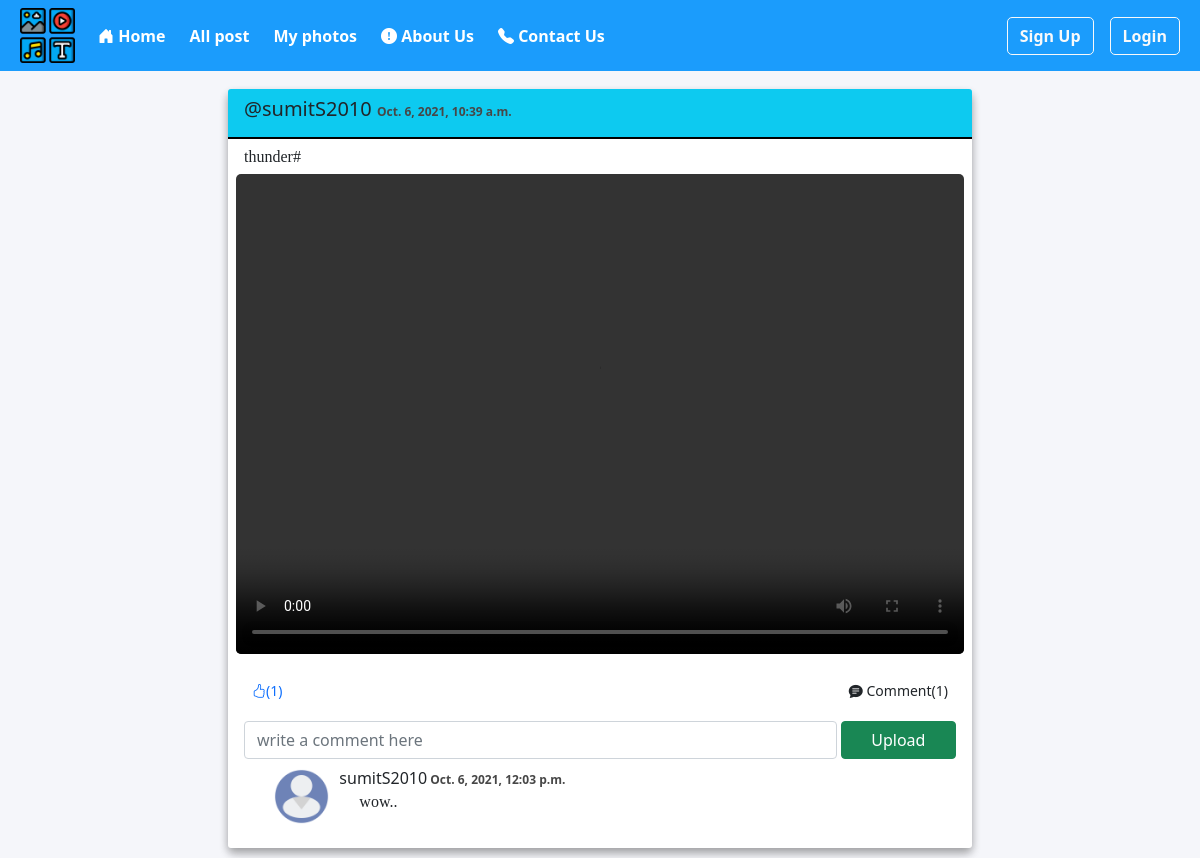
The page /videos/1/ on the database its author committed.
### videos/models.py (models this page shows, shortened)
class Postvideos(models.Model):
    user = models.ForeignKey(User, on_delete=models.CASCADE, null=True, blank=True)
    about_video = models.CharField(max_length=1000,blank=True)
    video = models.FileField(upload_to='videos/',default='')
    video_post_time = models.DateTimeField(null=True, auto_now_add=True)
    like_video = models.ManyToManyField(User,blank=True,related_name='like_video')
    def likecount(self):
        return self.like_video.count()
    class Meta:
        ordering = ("-video_post_time",)

class videoComment(models.Model):
    post = models.ForeignKey(Postvideos, on_delete=models.CASCADE)
    user = models.ForeignKey(User, on_delete=models.CASCADE)
    comment = models.TextField()
    comment_time = models.DateTimeField(null=True, auto_now_add=True)

### videos/views.py (the view)
# urls.py: path('<int:pk>/', views.videodetail, name='video-detail'),
def videodetail(request, pk):
    post = Postvideos.objects.get(pk=pk)
    comments = videoComment.objects.filter(post=post)
    is_liked=False
    if post.like_video.filter(id=request.user.id).exists():
        is_liked=True
    else:
        is_liked=False
    context3 = {'post': post,'comments': comments, 'user': request.user, 'is_liked':is_liked, 'total_likes':post.likecount()}
    return render(request, "videos/videos_detail.html", context3)

### templates/videos/videos_detail.html (shortened to what this page needs)
{% extends 'base_template.html' %}
{% load static %}
{% block navigation_link %}
<a class="nav-link" href="{% url 'videos:videos_home' %}">All post</a>
<a class="nav-link" href="{% url 'videos:my_videos' %}">My photos</a>
{% endblock%}
{% block body %}
<div class="container">
	<div class="row g-2">
		<div class="col-md-2">
		</div>
		<div class="col-md-8">
			<div class="card">
					<div class="card-header bg-info">
						<div class="row">
							<div class="col-md-8">
								<h5>@{{post.user.username}}  <b class="post-time">{{post.video_post_time}}</b></h5>
							</div>
						</div>
					</div>
					<div class="card-body m-1 p-1">
						<h6 class="media-caption">{{post.about_video}}</h6>
                        {% if post.video %}
                        <video  class="post-img" controls>
                        <source type="video/mp4" src="{{ post.video.url }}">
                        </video>
                        {% endif %}
					</div>
					<div class="card-footer bg-white">
						<div class="row g-3">
							<div class="col-md-6">
							<form method="POST" action="{% url 'videos:postlike' %}">
                				{% if is_liked %}
                					<button type="submit" class="btn btn-primary btn-sm" id="footer-buttons" style="color:white;" name="post_id" value="{{post.id}}"><i class="bi bi-hand-thumbs-up-fill"></i>({{ total_likes }})</button>
                				{% else %}
                					<button type="submit" class="btn btn-outline-primary btn-sm" id="footer-buttons"  name="post_id" value="{{post.id}}"><i class="bi bi-hand-thumbs-up"></i>({{ total_likes }})</button>
                				{% endif %}
								</form>
							</div>
							<div class="col-md-6">
								<button type="button" class=" btn btn-outline-dark btn-sm" id="footer-buttons" style="float:right;">
								<i class="bi bi-chat-text-fill"></i> Comment({{comments.count}})
								</button>
							</div>
								<div class="col-md-12">
								<form action="/videos/add_Comment" method="POST" class="row g-1"enctype="multipart/form-data">
									<div class="form-group col-md-10">
										<input class="form-control" name="comment" type="text" placeholder="write a comment here" style="width:100%"/>
									</div>
									<div class="form-group col-md-2">
										<button type="submit" class="btn btn-success w-100" id="pf-button">Upload</button>
									</div>
								</form>
								<div class="row g-1">
									<div class="col-md-12">
										<div class="container">
										 {% for comment in comments %}
											<div class="row">
												<div class="col-md-2">
													<img src="{% static 'images/user_symbol.png' %}" class="bd-placeholder-img flex-shrink-0 me-2 rounded" width="55" height="55" style="margin-left:20px;">
												</div>
												<div class="col-md-8">
													<div class="cmmt-display">
													<div class="row g-1">
														<div class="col-md-10">
															<h6 style="margin-left:-50px;">{{comment.user.username}}<b class="post-time"> {{comment.comment_time}}</b></h6>
														</div>
														<div class="col-md-2">
														</div>
														<div class="col-md-12">
														<p style="font-family:Georgia;margin-left:-30px;margin-top:-10px;">{{comment.comment}}</p>
														</div>
													</div>
													</div>
												</div>
											</div>
											{% endfor %}
										</div>
									</div>
								</div>
							</div>
						</div>
					</div>
			</div>
		</div>
		<div class="col-md-2">
		</div>
	</div>
</div>
{% endblock %}

### templates/base_template.html (style rules this page uses)
.container { width: 100%; height: auto; padding: 10px; }
.nav-link { color:white; margin-left:8px; font-weight: bold; }
.card { margin-top:8px; width:100%; height:450px auto; border-radius:5px; border:none; box-shadow: 0 4px 8px 0 rgba(0, 0, 0, 0.2), 0 6px 10px 0 rgba(0, 0, 0, 0.19); }
.card-header { border-bottom:2px solid black; }
.card-footer { border:none; }
.post-time { font-size:12px; color:#474747; }
.media-caption { padding-left:8px; font-family:Georgia; }
#footer-buttons { border:none; }
.cmmt-display { margin-left:8px; padding-left:8px; }
.post-img { width:100%; height:60vh; object-fit:cover; border-radius:5px; }

### rows shown on the page
Postvideos: user.username "sumitS2010", video_post_time "Oct. 6, 2021, 10:39 a.m.", about_video "thunder#"
videoComment: user.username "sumitS2010", comment_time "Oct. 6, 2021, 12:03 p.m.", comment "wow.."

### other values the page prints
{{ total_likes }} "1"
{{ comments.count }} "1"
